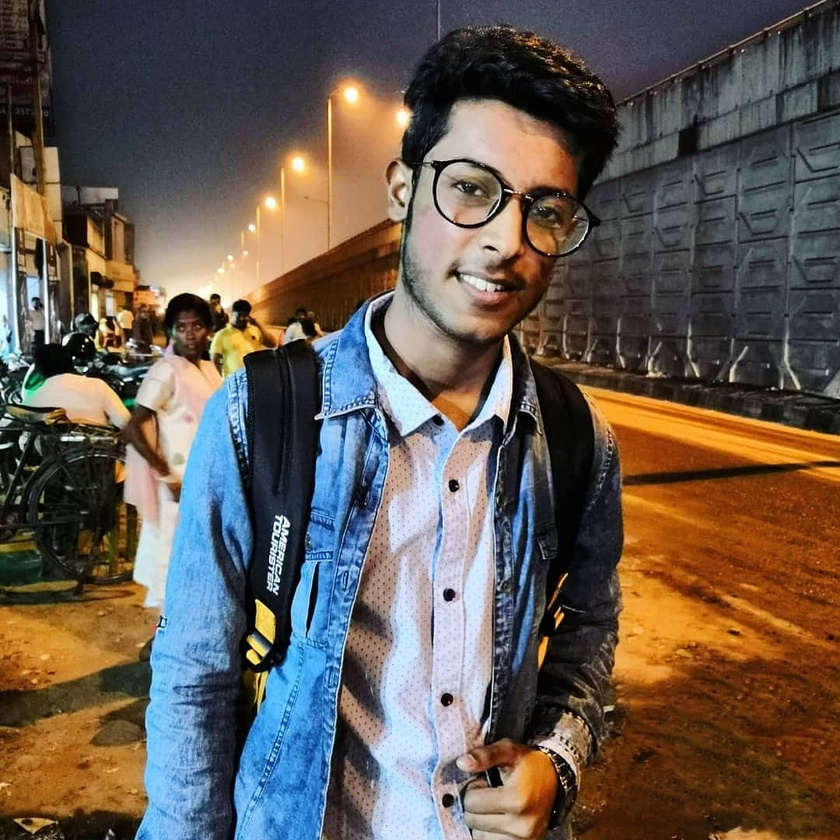
#> input picture original.jpg, 840 x 840 px, shrunk from 1080 x 1080 before the run
$ python comic.py
#> lines starting #> are read from the running program, lines starting #| are printed output that depends on the picture; after the words box and inside, x2 and y2 are one past the last pixel; in counts of white or black regions, pixels touching at a corner belong together
import cv2
import numpy as np
import matplotlib.pyplot as plt

#python3 comic.py <name_of_file.extension>
#Click on the save option to save the image
def read_file(filename):
#> called with filename = 'original.jpg'
    img=cv2.imread(filename)
#> img is the input picture: shape (840, 840, 3); mean B, G, R 80.5, 89.9, 101.4
    #whenever files are read in cv2 they are usually read
    #into bgr we will convert that into rgb in below line
    img=cv2.cvtColor(img,cv2.COLOR_BGR2RGB)
    plt.imshow(img)
    plt.show()
    return img

filename="original.jpg"

img=read_file(filename)

org_img=np.copy(img)

def edge_mask(img,line_size,blur_value):
    '''
        input:Input image
        output:Edges of Images
    '''
#> called with line_size = 7, blur_value = 7
    #convert image from rgb to gray
    gray=cv2.cvtColor(img,cv2.COLOR_RGB2GRAY)
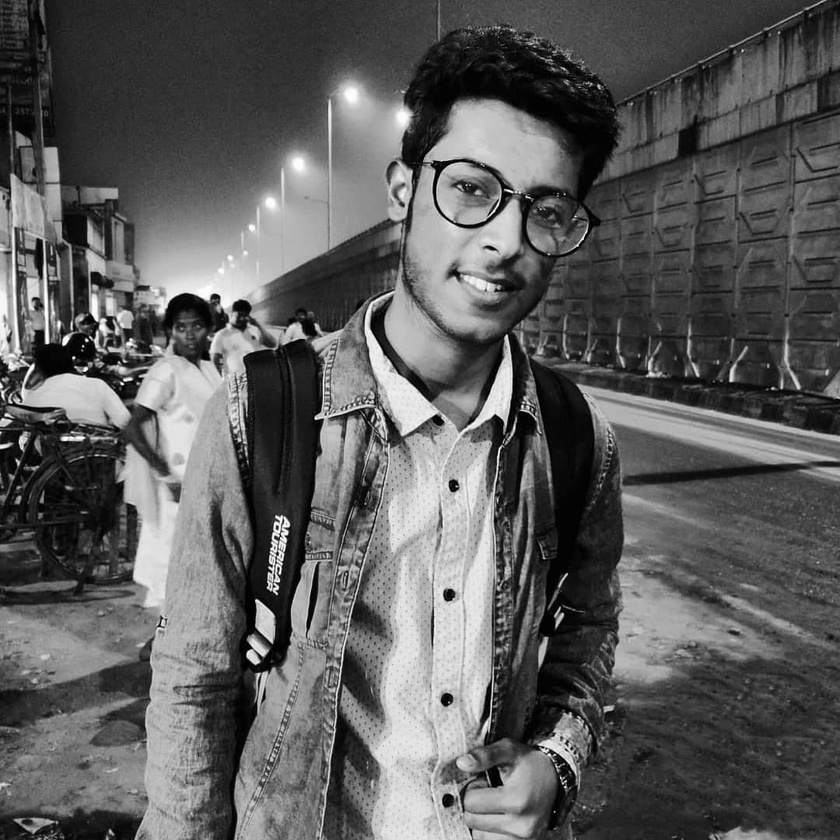
#> gray: shape (840, 840); min 0, max 255, mean 92.3
    gray_blur=cv2.medianBlur(gray,blur_value)
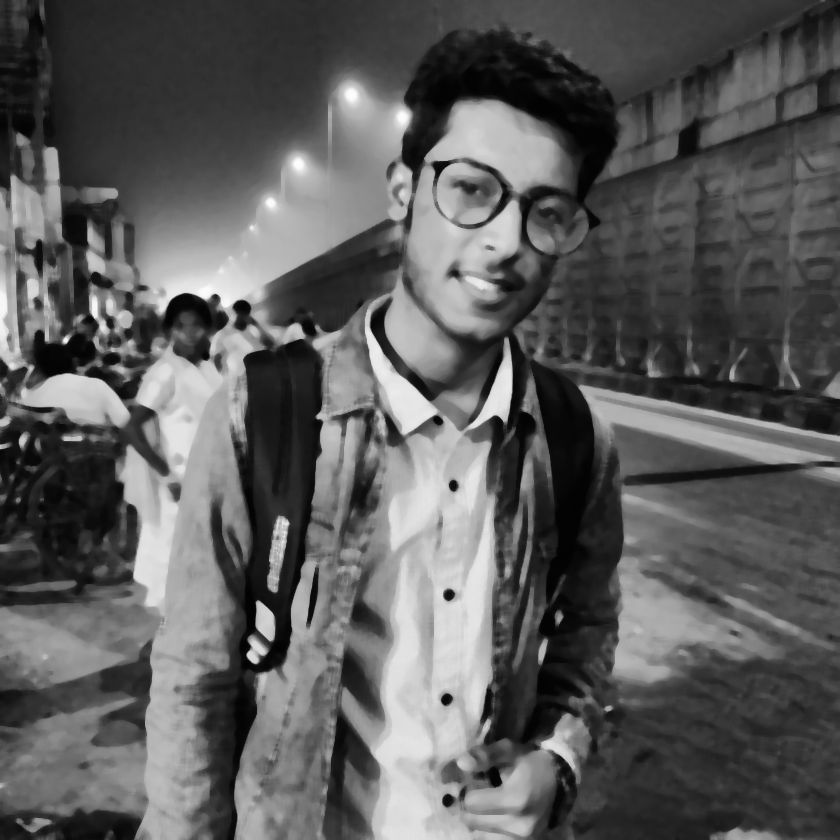
#> gray_blur: shape (840, 840); min 1, max 252, mean 91.8
    #line_size is thickness of the edges
    edges=cv2.adaptiveThreshold(gray_blur,255,cv2.ADAPTIVE_THRESH_MEAN_C,
    cv2.THRESH_BINARY,line_size,blur_value)
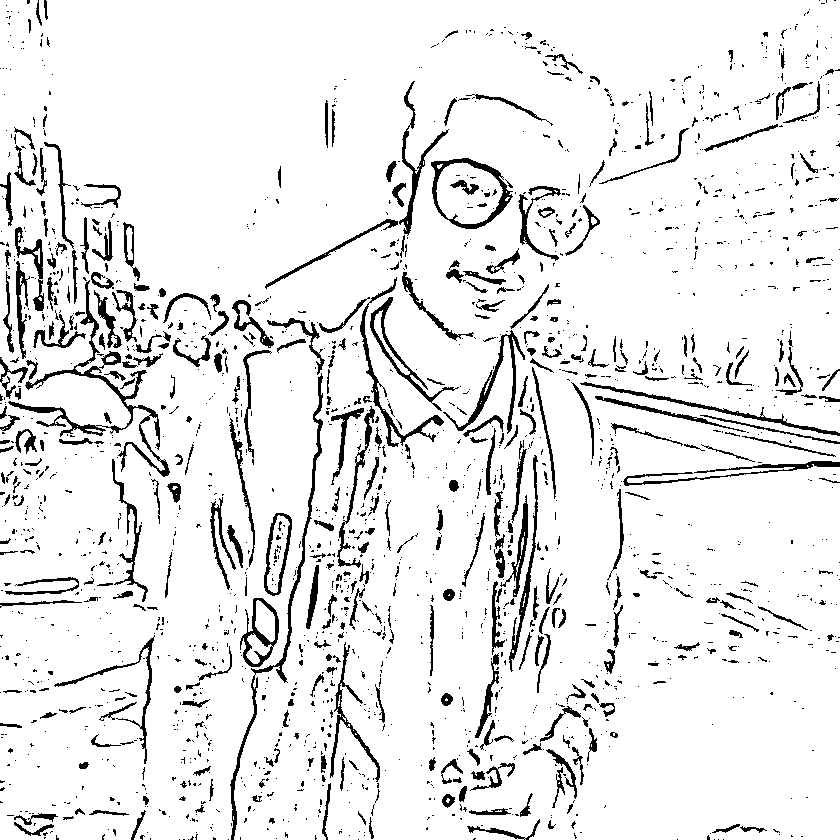
#> edges: shape (840, 840); 91.3% white; 1990 black regions (1565 under 20 px), largest, box (x1, y1, x2, y2) and area: (8, 280, 170, 477) 2695, (230, 373, 323, 840) 1785, (360, 277, 444, 447) 1140
    return edges

line_size,blur_value=7,7
edges=edge_mask(img,line_size,blur_value)
# plt.imshow(edges,cmap="binary")
# plt.show()

def color_quantization(img,k):
    #Transform the image
#> called with k = 9
    data=np.float32(img).reshape((-1,3))

    #determine the criteria
    criteria=(cv2.TERM_CRITERIA_EPS+ cv2.TERM_CRITERIA_MAX_ITER,20,0.001)

    #K-means clustering

    ret, label , center = cv2.kmeans(data,k,None, criteria,10,cv2.KMEANS_RANDOM_CENTERS)
#> ret = 715411061.3; center = [[93.34, 47.59, 13.69], [197.2, 174.3, 154.5], [53.38, 55.09, 62.62], [24.73, 20.83, 17.77], [205.9, 215.9, 228.7], [96.23, 99.95, 103.3], [96, 165.8, 224], [210.1, 146.7, 69.64], [161.6, 90.08, 26.23]]
    center=np.uint8(center)
#> center = [[93, 47, 13], [197, 174, 154], [53, 55, 62], [24, 20, 17], [205, 215, 228], [96, 99, 103], [96, 165, 223], [210, 146, 69], [161, 90, 26]]

    result=center[label.flatten()]
    result=result.reshape(img.shape)
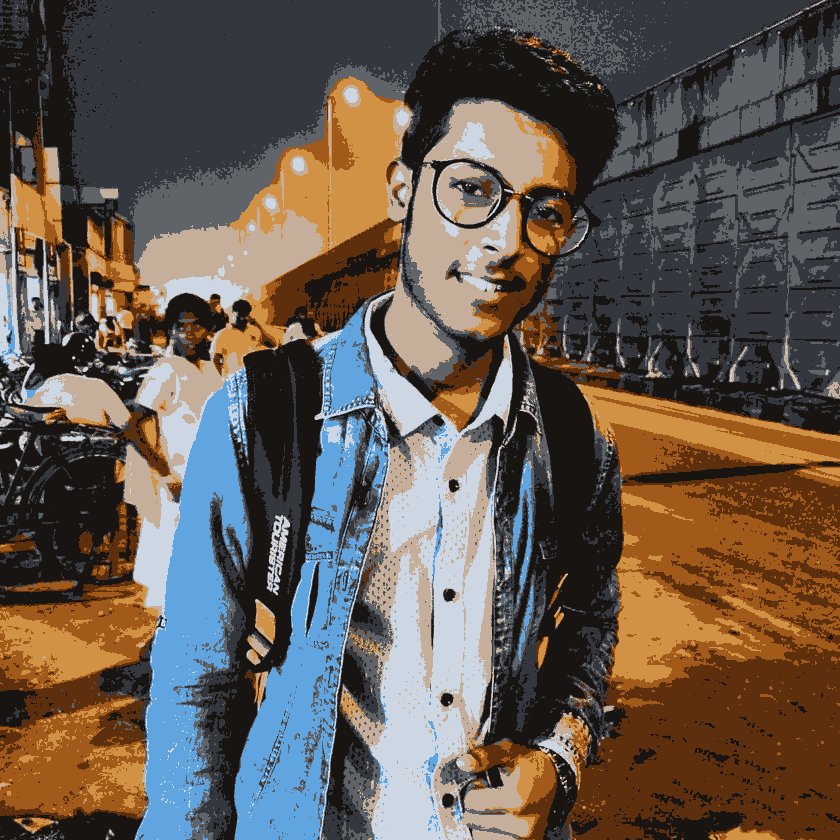
#> result: shape (840, 840, 3); mean R, G, B 100.9, 89.4, 79.9

    return result

img = color_quantization(img,k=9)
# plt.imshow(img)
# plt.show()

#Reduce the noise
#d is diameter of the pixel
blurred=cv2.bilateralFilter(img,d=3,sigmaColor=200,sigmaSpace=200)

# plt.imshow(blurred)
# plt.show()

def cartoon():
    c=cv2.bitwise_and(blurred,blurred,mask=edges)
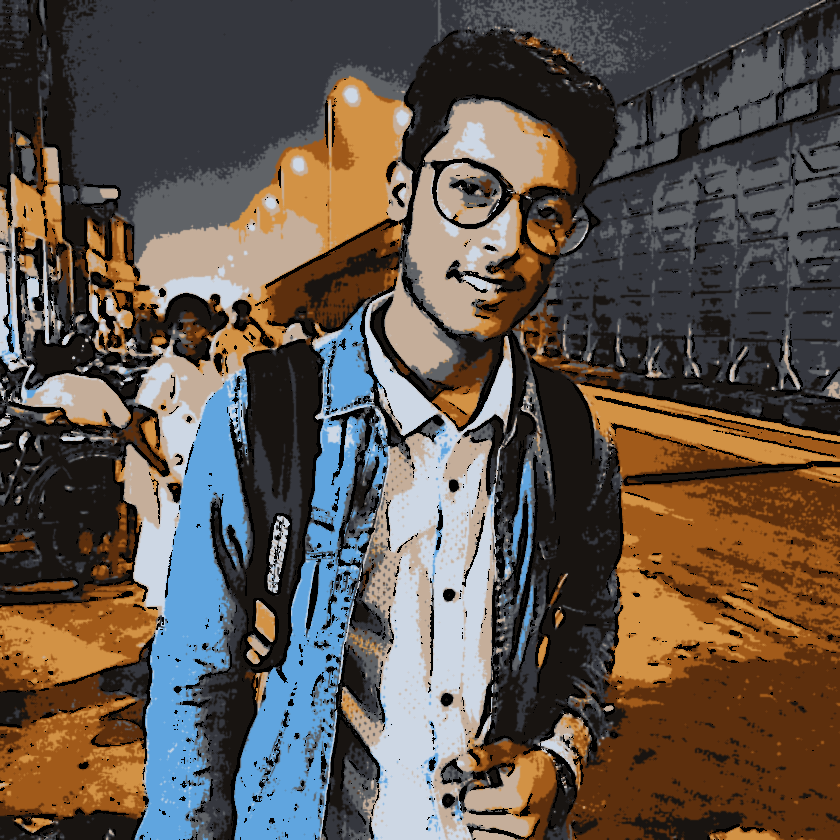
#> c: shape (840, 840, 3); mean R, G, B 95, 84.4, 75.5
    plt.imshow(c)
    plt.title("Cartoonified Image")
    plt.show()

    # plt.imshow(org_img)
    # plt.title("org_img")
    # plt.show()
    return c

output=cartoon()
isWritten = cv2.imwrite(r'./cartoon.jpg', output)

if isWritten:
	print('The image is successfully saved.')

#have to try line thicknesses,k values,diameter d values for perfect cartoon image
